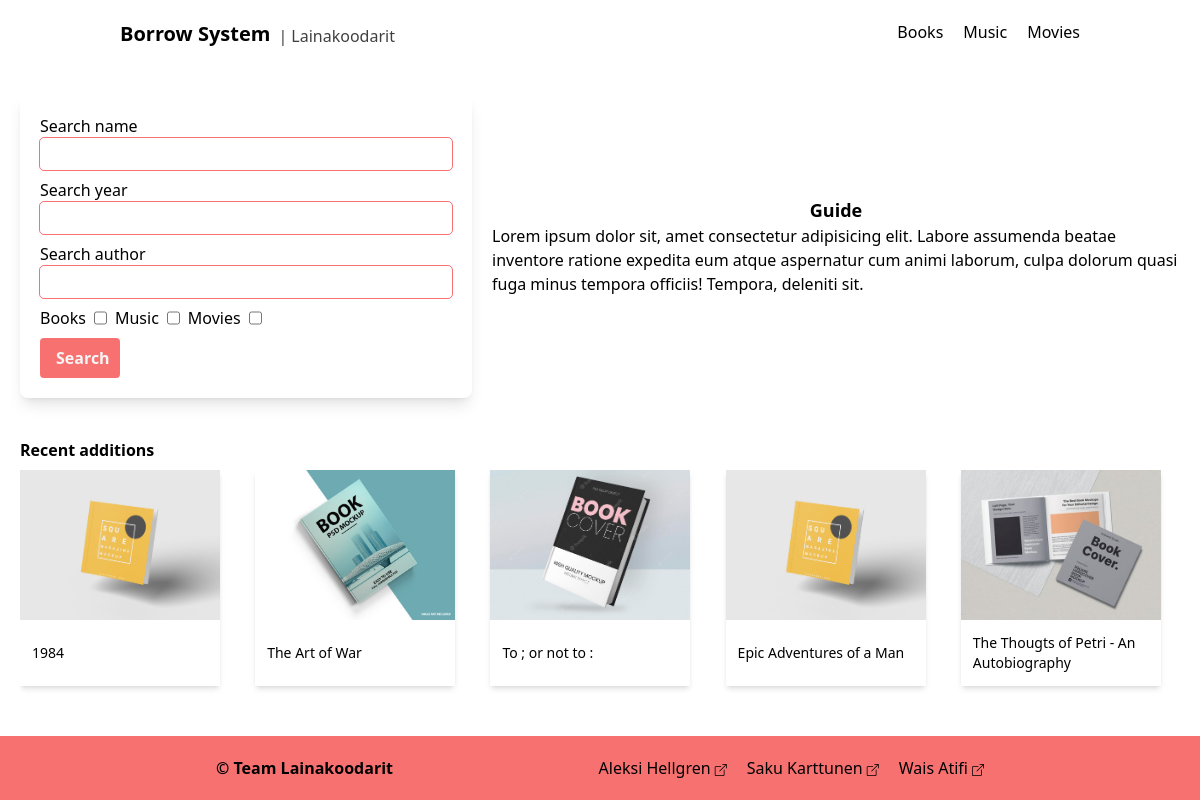
The app's page /, older data.
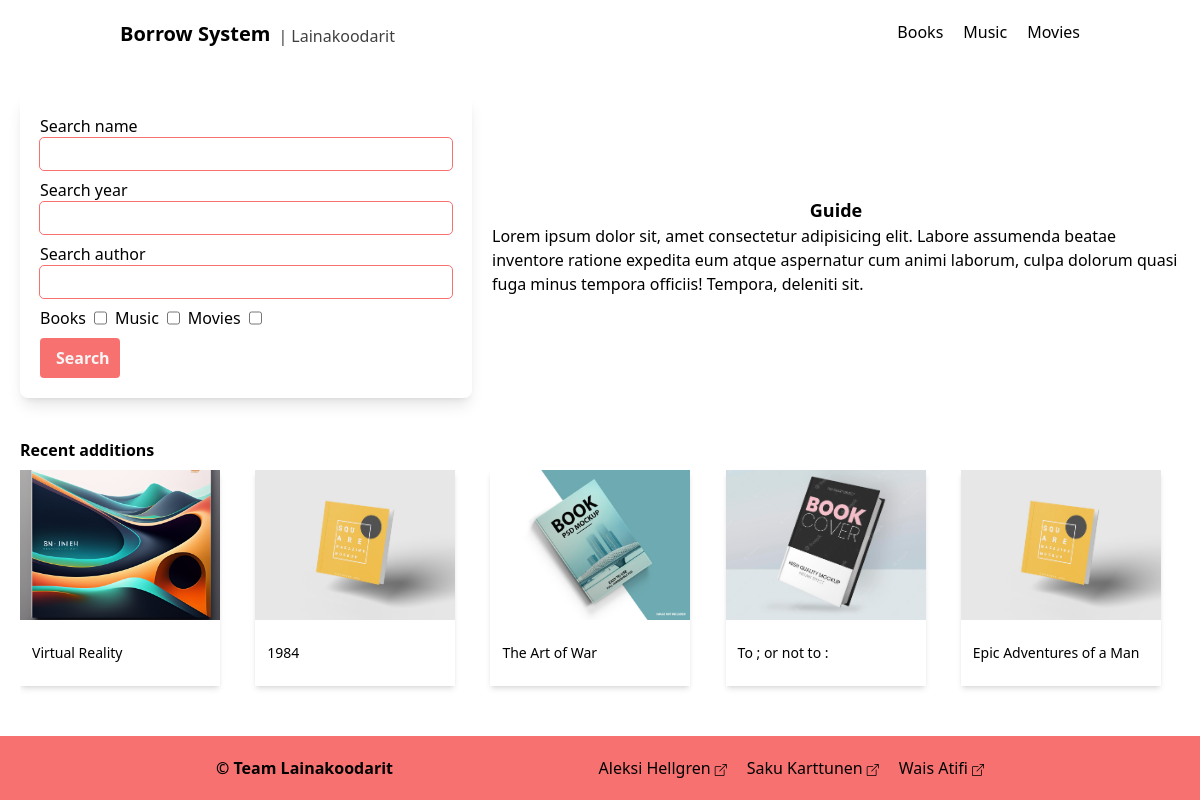
The same page, newer data.
### borrow/models.py (models this page shows, shortened)
class Product(models.Model):
    name = models.CharField(max_length=50)
    genre = models.CharField(max_length=30)
    amount = models.SmallIntegerField(default=0)
    description = models.TextField(
        max_length=750, default="description not available")
    date_added = models.DateField(default=datetime.date.today)
    loaned_amount = models.SmallIntegerField(default=0)
    author = models.ManyToManyField(Author)
    category = models.CharField(max_length=30)
    genre = models.CharField(max_length=30, blank=True, null=True)
    language = models.CharField(max_length=30, blank=True, null=True)
    thumbnail_path = models.CharField(max_length=50)
    class Meta:
        ordering = ["name"]

### borrow/views.py (the view)
# urls.py: path('', views.IndexView.as_view(), name='index'),
class IndexView(generic.ListView):
    template_name = 'borrow/index.html'
    context_object_name = 'listings'
    def get_queryset(self):
        return Product.objects.order_by('-date_added')[:5]

### borrow/templates/borrow/index.html (shortened to what this page needs)
{% extends "base.html" %}
{% block content %}
<main class="grid md:grid-flow-col grid-cols-5 gap-x-5 px-5 max-w-[1200px] mx-auto">
  <form action="" class="col-span-6 md:col-span-2 grid grid-flow-row gap-y-2 shadow-lg rounded-lg p-5">
    <div class="flex flex-col">
      <label for="search_name">Search name</label>
      <input type="text" name="search_name" id="search_name" autofocus
      class="px-2 py-1 outline outline-1 outline-red-400 rounded hover:outline-2 focus:outline-2"/>
    </div>
    <div class="flex flex-col">
      <label for="search_year">Search year</label>
      <input type="text" name="search_year" id="search_year"
      class="px-2 py-1 outline outline-1 outline-red-400 rounded hover:outline-2 focus:outline-2"/>
    </div>
    <div class="flex flex-col">
      <label for="search_author">Search author</label>
      <input type="text" name="search_author" id="search_author"
      class="px-2 py-1 outline outline-1 outline-red-400 rounded hover:outline-2 focus:outline-2"/>
    </div>
    <div class="flex gap-x-2">
      <label for="category_books" class="select-none">Books</label>
      <input type="checkbox" name="category_books" id="category_books" value="search_books"/>
      <label for="category_music" class="select-none">Music</label>
      <input type="checkbox" name="category_music" id="category_music" value="search_music"/>
      <label for="category_movies" class="select-none">Movies</label>
      <input type="checkbox" name="category_movies" id="category_movies" value="search_movies"/>
    </div>
    <button type="submit" class="bg-red-400 text-neutral-100 font-semibold w-20 px-4 py-2 rounded
      transition-all hover:text-neutral-900 active:brightness-75">Search</button>
  </form>
  <div class="col-span-5 flex flex-col justify-center md:col-span-3">
    <div>
      <h2 class="text-lg text-center font-semibold">Guide</h2>
      <p>
        Lorem ipsum dolor sit, amet consectetur adipisicing elit.
        Labore assumenda beatae inventore ratione expedita eum atque aspernatur
        cum animi laborum, culpa dolorum quasi fuga minus tempora officiis! Tempora, deleniti sit.
      </p>
    </div>
  </div>
</main>
<section class="max-w-[1200px] mx-auto mt-10 px-5">
  <h3 class="font-semibold mb-2">Recent additions</h3>
  <div class="carousel grid grid-flow-col text-center pb-6 overflow-auto gap-x-4">
    {% for listing in listings %}
    <a href="{% url 'borrow:product' listing.id %}" draggable="false"
      class="select-none shadow-md w-[200px] aspect-square group transition-all hover:shadow-lg">
      {% load static %}
      <div class="overflow-hidden relative group">
        <img src="{% static listing.thumbnail_path %}" alt="{{ listing.title }} - thumbnail" width="300" height="300"
          draggable="false"
        class="object-cover aspect-[4/3] transition-all group-hover:scale-110"/>
      </div>
      <p class="text-sm line-clamp-2 py-2 px-3 text-start h-2/6 flex items-center
        transition-all group-hover:underline">{{ listing.name }}</p>
    </a>
    {% endfor %}
  </div>
</section>
{% endblock %}

Row changes from the older to the newer data that the page shows:
no longer on this page (row unchanged): Product: thumbnail_path (placeholder picture), name "The Thougts of Petri - An Autobiography"
added Product: thumbnail_path (placeholder picture), name "Virtual Reality"
